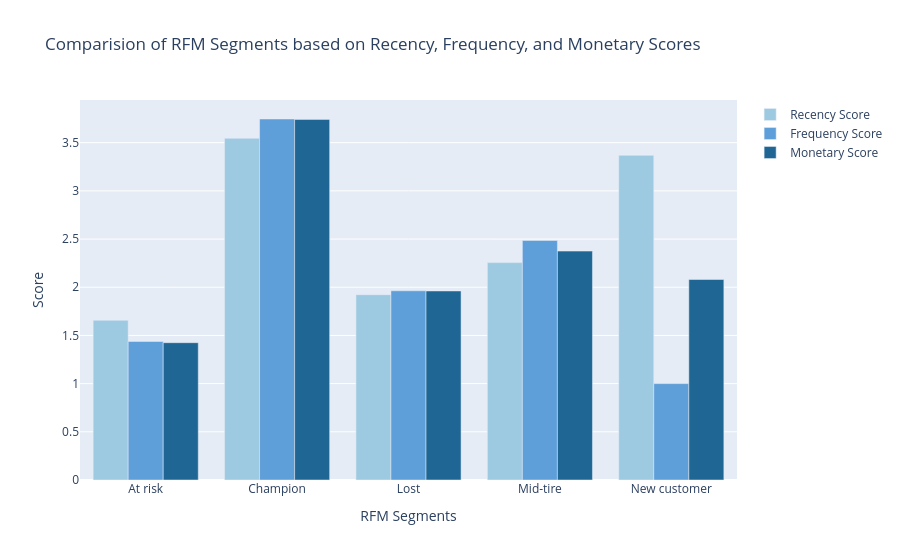

Notebook cell for this chart:
### Code cell
segment_scores = rfm.groupby('RFM_Segment_label')[['R','F','M']].mean().reset_index()
fig=go.Figure()

#Add bars for Recency score
fig.add_trace(go.Bar(
    x=segment_scores['RFM_Segment_label'],
    y=segment_scores['R'],
    name='Recency Score',
    marker_color='rgb(158,202,225)'
)) 

#Add bars for Frequency score
fig.add_trace(go.Bar(
    x=segment_scores['RFM_Segment_label'],
    y=segment_scores['F'],
    name='Frequency Score',
    marker_color='rgb(94,158,217)'
)) 

#Add bars for Monetary score
fig.add_trace(go.Bar(
    x=segment_scores['RFM_Segment_label'],
    y=segment_scores['M'],
    name='Monetary Score',
    marker_color='rgb(32,102,148)'
)) 

# Update the layout
fig.update_layout(
    title='Comparision of RFM Segments based on Recency, Frequency, and Monetary Scores',
    xaxis_title='RFM Segments',
    yaxis_title='Score',
    barmode='group',
    showlegend=True
)
fig.show()

### Figure 1 — Plotly figure (JSON) as saved in the notebook; plotly's stock layout.template omitted (floating-point values rounded to 4 significant figures)
{"data": [{"marker": {"color": "rgb(158,202,225)"}, "name": "Recency Score", "type": "bar", "x": ["At risk", "Champion", "Lost", "Mid-tire", "New customer"], "y": [1.657, 3.546, 1.923, 2.255, 3.369]}, {"marker": {"color": "rgb(94,158,217)"}, "name": "Frequency Score", "type": "bar", "x": ["At risk", "Champion", "Lost", "Mid-tire", "New customer"], "y": [1.438, 3.746, 1.963, 2.485, 1.0]}, {"marker": {"color": "rgb(32,102,148)"}, "name": "Monetary Score", "type": "bar", "x": ["At risk", "Champion", "Lost", "Mid-tire", "New customer"], "y": [1.425, 3.742, 1.961, 2.375, 2.08]}], "layout": {"barmode": "group", "showlegend": true, "title": {"text": "Comparision of RFM Segments based on Recency, Frequency, and Monetary Scores"}, "xaxis": {"title": {"text": "RFM Segments"}}, "yaxis": {"title": {"text": "Score"}}}}
